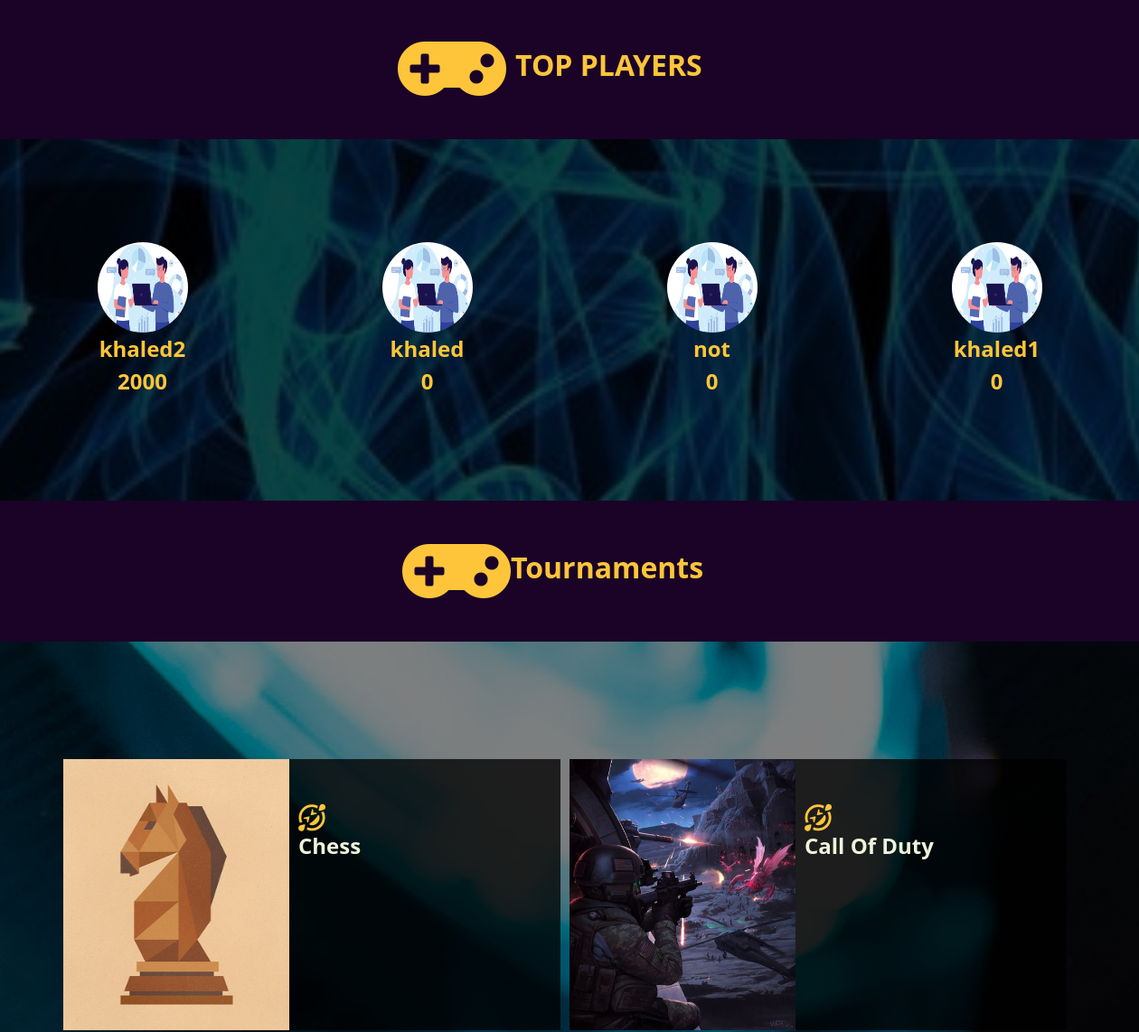
Before: / (middle part) with the older database file.
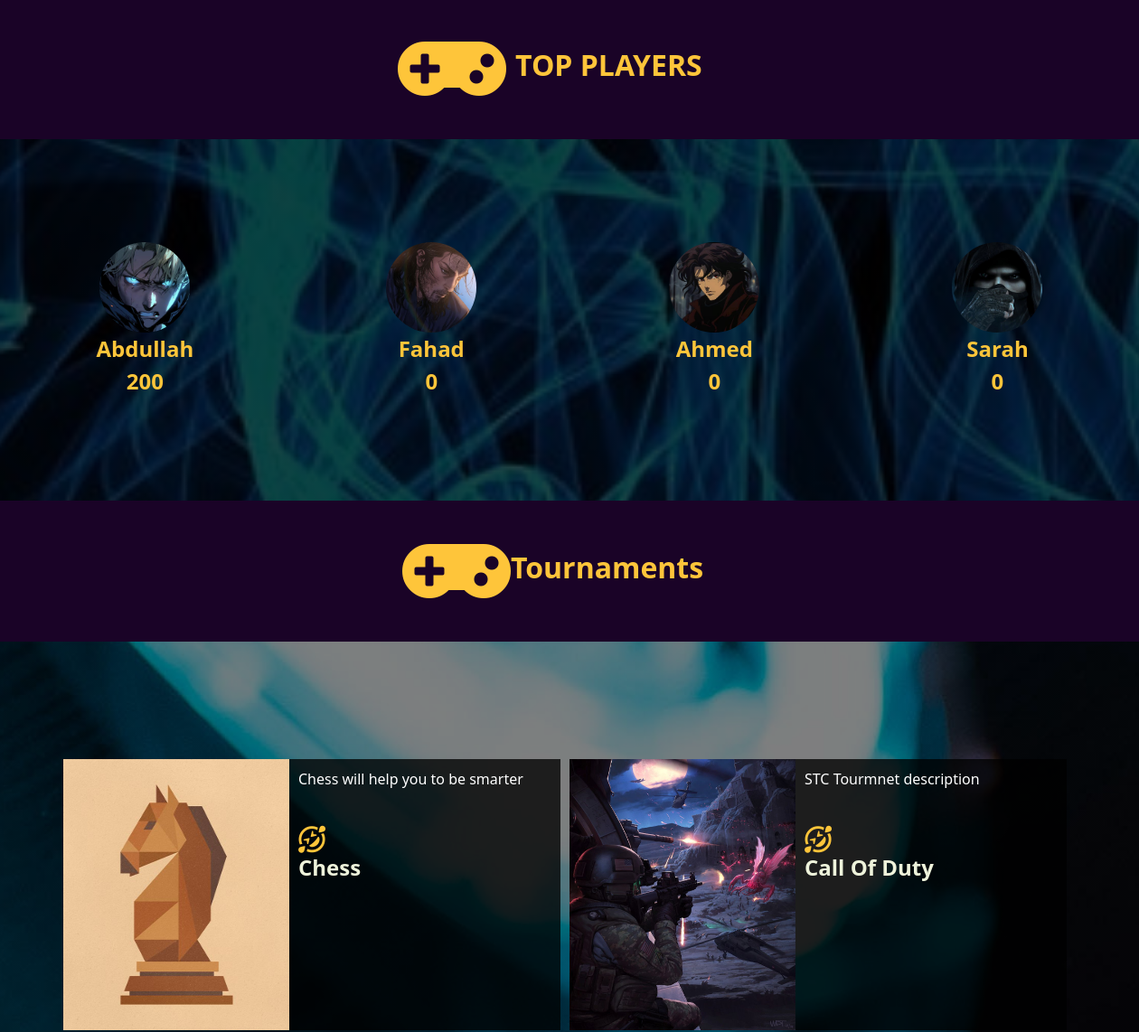
After: the same page with the newer database file.
### tournament/models.py (models this page shows, shortened)
class Profile(models.Model):
    user_choices = (("1", "user"), ("2", "company"))
    user_ranks = (("nor", "Normal"),("pro", "Professional"), ('master', "Master"))
    user = models.OneToOneField(User, on_delete=models.CASCADE)
    bio=models.TextField(default="Player")
    birth_date = models.DateField(default="2000-10-10")
    avatar = models.ImageField(upload_to="images/", default="images/default.png")
    states = models.CharField(max_length=160,choices=user_choices, default="1")
    points = models.IntegerField(default=0)
    user_rank = models.CharField(max_length=160,choices=user_ranks, default="nor")

class Tournament(models.Model):
    user_choices = ((4, "4"), (8, "8"),(16,'16'),(32,'32'))
    user_choices_games = ((1, "Chess"), (2, "Takken"),(3,'x&o'),(4,'Call Of Duty'),(5,'FIFA24'))
    user_choices_trophy = ((100, "Bronze"), (200, "Sliver"),(300,'Gold'))
    name = models.CharField(max_length=100)
    description = models.CharField(max_length=2048, default="")
    number_of_players = models.IntegerField(choices=user_choices, default=1)
    game = models.IntegerField(choices=user_choices_games, default=1)
    trophy_for_tournament = models.IntegerField(choices=user_choices_trophy, default=100)
    owner = models.ForeignKey(Profile, on_delete=models.CASCADE, related_name='owned_tournaments')
    winner = models.ForeignKey(Profile, on_delete=models.CASCADE, related_name='won_tournament', null=True, blank=True, default=None)

### main/views.py (the view)
# urls.py: path("", views.home_view, name="home_view"),
def home_view(request: HttpRequest):
    trophy=Trophy.objects.all()
    profile= Profile.objects.filter(states=1).order_by('-points')[0:4]
    tournament = Tournament.objects.all()[0:2]
    return render(request, "main/home.html",{"trophies":trophy,"profile":profile, "tournament":tournament})

### main/templates/main/home.html (shortened to what this page needs)
{% extends 'main/base.html' %}
{% block content %}
<div class="logoo-section">
    <i class="fas fa-gamepad"></i>
    <h1>TOP PLAYERS</h1>
    </div>
<section class="section-2" style="padding-top: 25px;">
{%for pro in profile%}
<div class="players">
    <a href="{% url 'accounts:profile_page' pro.user.id %}">
    <img src="{{pro.avatar.url}}" style="width: 100px;
    height: 100px;
    background-size: cover;
    background-position: center;
    border-radius: 50%;
    position: relative;"></a>
    <span>{{pro.user.username}}<br>
    <p>{{pro.points}}</p></span>
</div>
{%endfor%}
</section>
<div class="logoo-section">
    <i class="fas fa-gamepad"></i>
    <h2>   Tournaments</h2>
    </div>
<div class="section-3">
<div class="section-3-wrapper">
    {% for tournament in tournament %}
    {% if tournament.game == 1 %}<img src="/static/images/games/chess.png" style="width: 250px; height: 300px; background-position: center; background-size: cover;">{% elif tournament.game == 2 %}<img src="/static/images/games/takken.png" style="width: 250px; height: 300px; background-position: center; background-size: cover;">{% elif tournament.game == 3 %}<img src="/static/images/games/xo.png" style="width: 250px; height: 300px; background-position: center; background-size: cover;">{% elif tournament.game == 4 %}<img src="/static/images/games/cod.png" style="width: 250px; height: 300px; background-position: center; background-size: cover;">{% elif tournament.game == 5 %}<img src="/static/images/games/fifa.png" style="width: 250px; height: 300px; background-position: center; background-size: cover;">{%endif%}
    <a href="{% url 'tournament:show_tournament_details' tournament.id %}" style="text-decoration: none;">
    <div class="feedback-desc">
        <p>{{tournament.description}}</p>
        <br>
        <i class="far fa-grin-squint-tears"></i><br>
        <h4>{{tournament.get_game_display}}</h4>
    </div>
    </a>
    {%endfor%}
</div>
</div>
{% endblock content %}

Changed rows visible on the page:
no longer on this page (row edited): Profile: avatar (placeholder picture), user.username "khaled2", points "2000"
no longer on this page (row edited): Profile: avatar (placeholder picture), user.username "khaled1", points "0"
added Profile: avatar (picture), user.username "Abdullah", points "200"
added Profile: avatar (picture), user.username "Fahad", points "0"
changed Profile: avatar: picture added in place of a placeholder; user.username "khaled" → "Ahmed"
changed Profile: avatar: picture added in place of a placeholder; user.username "not" → "Sarah"
changed Tournament "Chess": description (not shown) → "Chess will help you to be smarter"
changed Tournament "Call Of Duty": description (not shown) → "STC Tourmnet description"
